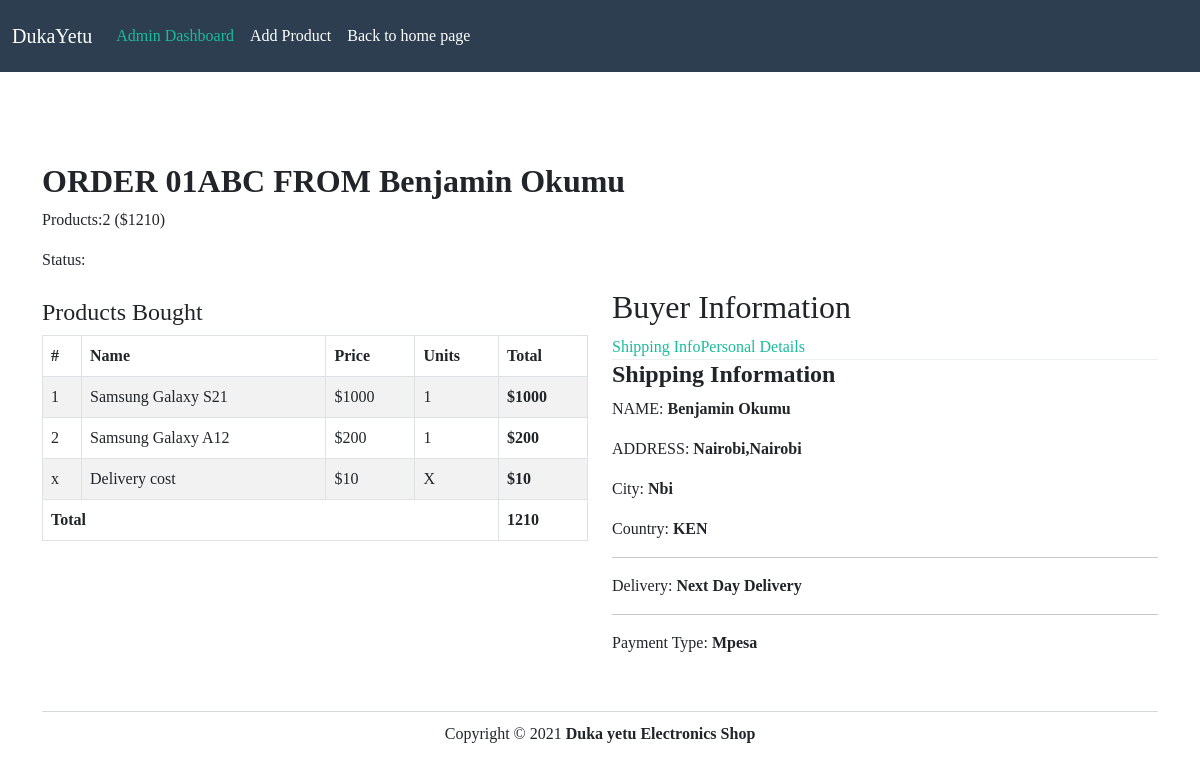
Screenshot of /admin/order/1 with the database file from the repository.
### app.py (models this page shows)
class Order(db.Model):
    id = db.Column(db.Integer, primary_key=True)
    reference = db.Column(db.String(5))
    first_name =  db.Column(db.String(50))
    last_name = db.Column(db.String(50))
    phone_number = db.Column(db.Integer)
    email = db.Column(db.String(50))
    address = db.Column(db.String(50))
    city = db.Column(db.String(50))
    country = db.Column(db.String(50))
    status = db.Column(db.String(50))
    payment_type = db.Column(db.String(50))
    items = db.relationship('Order_Items',backref='order',lazy=True)#append each order item to items table
    def order_total(self):
        return db.session.query(db.func.sum(Order_Items.quantity*Product.price)).join(Product).filter(Order_Items.order_id==self.id).scalar() + 10
    def quantity_total(self):
        return db.session.query(db.func.sum(Order_Items.quantity)).filter(Order_Items.order_id==self.id).scalar()

class Order_Items(db.Model):
    id = db.Column(db.Integer, primary_key=True)
    order_id = db.Column(db.Integer, db.ForeignKey('order.id'))
    product_id = db.Column(db.Integer, db.ForeignKey('product.id'))
    quantity = db.Column (db.Integer)

class Product(db.Model):
    id = db.Column(db.Integer, primary_key=True)
    name = db.Column(db.String(50), unique=True)
    price = db.Column(db.Integer)
    stock = db.Column(db.Integer)
    description = db.Column(db.String(500))
    image = db.Column(db.String(100))
    orders = db.relationship('Order_Items',backref='product', lazy=True)

### app.py (the view)
@app.route('/admin/order/<order_id>')
def order(order_id):
    order = Order.query.filter_by(id=int(order_id)).first()
    return render_template('admin/view-order.html',order=order, admin=True)

### website/templates/admin/view-order.html (shortened to what this page needs)
{% extends "base.html" %}
{% block body %}
<div class="row pad">
	<div class="col-lg-12">
		<div class="panel panel-default">
			<div class="panel-body">
				<h3 class="bold">ORDER {{order.reference}} FROM {{order.first_name + ' ' + order.last_name}}</h3>
				<p>Products:{{ order.quantity_total() }}  (&dollar;{{ order.order_total() }})</p>
				<p>Status: <span class="badge">{{ order.status}}</span></p>
			</div>
		</div>
	</div>
</div>
<div class="row">
	<div class="col-lg-6">
		<div class="panel panel-default">
			<div class="panel-body">
				<h4>Products Bought</h4>
			</div>
			<div class="table-responsive">
				<table class="table table-striped table-bordered">
					<thead>
						<tr>
							<th>#</th><th>Name</th><th>Price</th><th>Units</th><th>Total</th>
						</tr>
					</thead>
					<tbody>
						{% for item in order.items %}
						<tr>
							<td>{{item.product_id}}</td>
							<td>{{item.product.name}}</td>
							<td>&dollar;{{item.product.price}}</td>
							<td>{{item.quantity}}</td>
							<th>&dollar;{{ item.product.price * item.quantity}}</th>
						</tr>
						{%endfor%}
						<tr>
							<td>x</td>
							<td>Delivery cost</td>
							<td>&dollar;10</td>
							<td>X</td>
							<th>&dollar;10</th>
						</tr>
					</tbody>
					<tfoot>
						<tr>
							<th colspan="4" class="text-right">Total</th>
							<th>{{ order.order_total() }}</th>
						</tr>
					</tfoot>
				</table>
			</div>
		</div>
	</div>
	<div class="col-lg-6">
		<h3 class="strong">Buyer Information</h3>
		<div role="tabpanel">
			<ul class="nav nav-tabs" role="tablist">
				<li role="presentation" class="active">
					<a href="#shipping" aria-controls="shipping" role="tab" data-toggle="tab">Shipping Info</a>
				</li>
				<li role="presentation">
					<a href="#details" aria-controls="details" role="tab" data-toggle="tab">Personal Details</a>
				</li>
			</ul>
			<div class="tab-content">
				<div role="tabpanel" class="tab-pane active" id="shipping">
					<h4 class="bold">Shipping Information</h4>
					<p> NAME: <strong>{{ order.first_name + ' '+ order.last_name}}</strong></p>
					<p> ADDRESS:
						<strong>{{ order.address}}</strong>
					</p>
					<p> City: <strong>{{order.city}}</strong></p>
					<p> Country: <strong>{{order.country}}</strong></p>
					<hr />
					<p>
						Delivery: <strong>Next Day Delivery</strong>
					</p>
					<hr />
					<p>
						Payment Type: <strong>{{ order.payment_type}}</strong>
					</p>
				</div>
			</div>
		</div>
	</div>
</div>
{% endblock %}

### website/static/styles.css (style rules this page uses)
body { font-family: Ubuntu, verdana, georgia, serif, sans-serif; }
a, a:hover, a:active, a:focus, a:visited { text-decoration: none; }
.bold { font-weight: bolder !important; }
table { width: 100%; }
div.panel, .btn, .navbar { border-radius: 0; }
.pad { margin-top: 10px !important; }
div.panel-body { padding-top: 10px; }

### rows the page displays
Order: reference "01ABC", first_name+last_name "Benjamin Okumu", address "Nairobi,Nairobi", city "Nbi", country "KEN", payment_type "Mpesa"
Order_Items: product_id "1", product.name "Samsung Galaxy S21", product.price "1000", quantity "1", item.product.price*item.quantity "1000"
Order_Items: product_id "2", product.name "Samsung Galaxy A12", product.price "200", quantity "1", item.product.price*item.quantity "200"

### other values shown
{{ order.quantity_total() }} "2"
{{ order.order_total() }} "1210"
